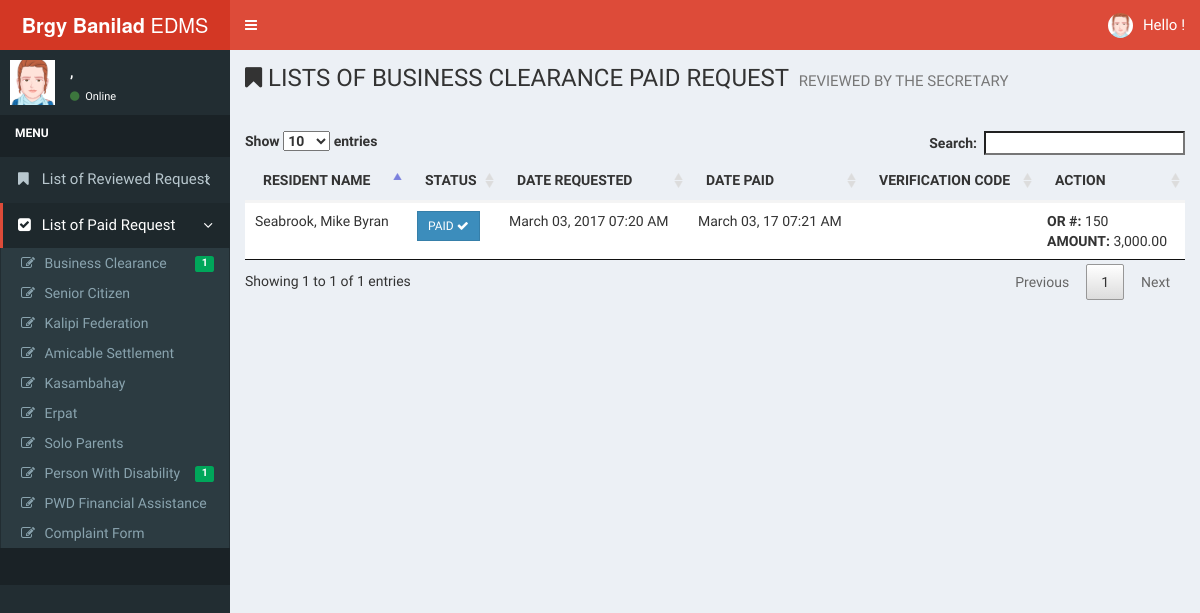
Screenshot of /treasurer_listing/view_paid?form_id=1 (signed in) with the database file from the repository.
### tables this page shows
CREATE TABLE `requests_forms` (
  `requests_forms_id` int(11) NOT NULL,
  `requests_forms_type` varchar(255) NOT NULL,
  `forms_id` int(11) NOT NULL,
  `resident_id` int(11) NOT NULL,
  `request_status` enum('pending','approved','paid','reviewed','cancelled','disapproved') NOT NULL,
  `requests_created` timestamp NOT NULL DEFAULT CURRENT_TIMESTAMP,
  `date_reviewed` timestamp NULL DEFAULT NULL,
  `date_cleared` timestamp NULL DEFAULT NULL,
  `sms_code` varchar(5) DEFAULT NULL,
  `or_number` int(11) DEFAULT NULL,
  `amount` float DEFAULT NULL,
  `date_paid` timestamp NULL DEFAULT NULL,
  `reviewed_by` int(11) DEFAULT NULL
);

CREATE TABLE `users` (
  `user_id` int(11) NOT NULL,
  `user_type` enum('resident','secretary','treasurer','captain') NOT NULL,
  `username` varchar(100) NOT NULL,
  `password` varchar(100) NOT NULL,
  `email_address` varchar(100) NOT NULL,
  `lastname` varchar(100) NOT NULL,
  `firstname` varchar(100) NOT NULL,
  `middlename` varchar(100) DEFAULT NULL,
  `nickname` varchar(50) DEFAULT NULL,
  `home_address` varchar(100) DEFAULT NULL,
  `prov_address` varchar(100) DEFAULT NULL,
  `barangay` varchar(100) DEFAULT NULL,
  `sitio` varchar(100) DEFAULT NULL,
  `municipality` varchar(100) DEFAULT NULL,
  `region` varchar(100) DEFAULT NULL,
  `dateofbirth` date NOT NULL,
  `placeofbirth` varchar(100) DEFAULT NULL,
  `sex` enum('Male','Female') DEFAULT NULL,
  `civil_status` enum('Single','Married','Widower','Separated','Co-habitation','Guardian','Soloparent') DEFAULT NULL,
  `age` int(11) NOT NULL,
  `religion` varchar(100) DEFAULT NULL,
  `citizenship` varchar(100) DEFAULT NULL,
  `telephone_no` varchar(8) DEFAULT NULL,
  `cellphone_no` varchar(11) DEFAULT NULL,
  `educational_attainment` enum('elementarygraduate','elementaryundergraduate','highschoolgraduate','highschoolundergraduate','collegegraduate','collegeundergraduate','postgraduate','Vocational','None') DEFAULT NULL,
  `skills` varchar(100) DEFAULT NULL,
  `other_skills` varchar(100) DEFAULT NULL,
  `hobbies` varchar(100) DEFAULT NULL,
  `talent` varchar(100) DEFAULT NULL,
  `monthly_income` float DEFAULT NULL,
  `occupation` varchar(100) DEFAULT NULL,
  `image_filename` varchar(255) DEFAULT NULL,
  `flag` int(11) DEFAULT '1'
);

### application/core/My_controller.php (called while the page is built, shortened)
<?php
class My_TreasurerFormsListController extends My_Controller {
	protected $form_id;
	public function __construct(){
		$this->load->model('Treasurer/Treasurermodel', 'tre');
		$this->form_id = $this->input->get('form_id') ?: 1;
	}
	public function view_paid(){
	  	$data['items'] 	= $this->tre->get_paid_form($this->form_id);
	  	$data['title'] = strtoupper(form_description($this->form_id)) . ' PAID';
	   	$header_data['page_name'] = 'List of Paid Request';
	  	$this->load->view('Header/mainheader', $header_data);
	    $this->load->view("Treasurer/{$this->view_file}", $data);
	    $this->load->view('Footer/mainfooter');
	}
}

### index.php (called while the page is built, shortened)
<?php
require_once BASEPATH.'core/CodeIgniter.php';

### application/models/Secretary/Secretarymodel.php (called while the page is built, shortened)
<?php
class Secretarymodel extends CI_Model{
	public function getPaid_count($type = false)
	{
		$result = $this->db->select('COUNT(requests_forms_id) AS count, forms_id as type')
				->from('requests_forms')
				->where('request_status', 'paid')
				->group_by('forms_id')
				->get()
				->result_array();
		$data = array_column($result, 'count', 'type');
		return $type ? $data[$type] : $data;
	}
}

### application/helpers/pending_count_helper.php (called while the page is built, shortened)
<?php
if(!function_exists('paid_count')){
	function paid_count($type = false)
	{
		$CI = & get_instance();
		return $CI->sec->getPaid_count($type);
	}
}

### application/models/Treasurer/Treasurermodel.php (called while the page is built, shortened)
<?php
class Treasurermodel extends CI_Model{
	function get_paid_form($form_type_id = false){
	    $this->db->select('*');
	    $this->db->from('requests_forms');
	    	if($form_type_id){
	    		$this->db->where('forms_id',$form_type_id);
	    	}
	    $this->db->join('users','users.user_id = requests_forms.resident_id','left');
	    $this->db->where('request_status','paid');
    	return $this->db->get()->result();
	}
}

### application/views/Treasurer/view_reviewed_request.php (the view, shortened to what this page needs)
<body class="hold-transition skin-red sidebar-mini">
  <div class="wrapper">
    <?php $this->load->view('Treasurer/nav_view'); ?>
    <div class="content-wrapper">
    <section class="content-header">
      <h1>
        <i class="fa fa-bookmark"></i> LISTS OF <?= $title ?>  REQUEST
          <small>REVIEWED BY THE SECRETARY</small>
      </h1>
      <br/><br/>
      <table class="table table-hover">
        <thead>
          <th>RESIDENT NAME</th>
          <th>STATUS</th>
          <th>DATE REQUESTED</th>
          <th>DATE PAID</th>
          <th>VERIFICATION CODE</th>
          <th>ACTION</th>
        </thead>
        <tbody>
          <?php foreach($items  as $row) : ?>
            <tr>
              <td>
                <?php echo $row->lastname.', '. $row->firstname ; ?>
              </td>
              <?php if($row->request_status == 'paid'): ?>
              <td>
                <button type="button" class="btn btn-primary btn-flat btn-sm " style="text-transform: uppercase;">
                  <?php echo $row->request_status; ?> <i class="fa fa-check"></i>
                </button>
              </td>
                <?php endif; ?>
              <td>
                <?php echo date("F d, Y h:i A", strtotime($row->requests_created)); ?>
              </td>
              <?php if ($row->request_status != 'paid'): ?>
              <td></td>
              <?php else: ?>
                 <td>
                 <?= date_create($row->date_paid)->format('F d, y h:i A')  ?>
              </td>
              <?php endif; ?>
              <td>
              </td>
                <?php if($row->request_status == 'paid'): ?>
                  <td>
                    <b>OR #: </b><?= $row->or_number?> <br>
                    <b>AMOUNT: </b><?= number_format($row->amount, 2)?>
                  </td>
                <?php else: ?>
              <td>
                <a href ="" class="btn btn-info btn-flat" data-target="#addpayment" data-toggle="modal" data-pk="<?= $row->requests_forms_id ?>">ADD PAYMENT</a>
              </td>
                <?php endif; ?>
            </tr>
          <?php endforeach; ?>
        </tbody>
      </table>
    </section>
  </div>
</div>

### application/views/Header/mainheader.php (shortened to what this page needs)
<!DOCTYPE html>
<html>
  <head>
      <link rel="stylesheet" href="<?= base_url('assets/bootstrap/css/bootstrap.min.css')?>">
      <link rel="stylesheet" href="<?= base_url('assets/bootstrap/css/style.css')?>">
      <link rel="stylesheet" href="<?= base_url('assets/datatables/dataTables.min.css')?>" rel="stylesheet">
      <link rel="stylesheet" type="text/css" href="<?= base_url('assets/datatables/buttons.dataTables.min.css') ?>">
      <link rel="stylesheet" href="<?= base_url('assets/font-awesome/css/font-awesome.min.css') ?>">
      <link rel="stylesheet" href="<?= base_url('assets/dist/css/AdminLTE.min.css')?>">
      <link rel="stylesheet" href="<?= base_url('assets/dist/css/skins/_all-skins.min.css')?>">
      <link rel="stylesheet" href="<?= base_url('assets/plugins/iCheck/flat/blue.css')?>">
      <link rel="stylesheet" href="<?= base_url('assets/sweetalert/sweetalert.css')?>">
      <link rel="stylesheet" type="text/css" href="<?= base_url('assets/bootstrap/css/bootstrap-datetimepicker.css')?>">
</head>
<body>

### application/views/Treasurer/nav_view.php (shortened to what this page needs)
<header class="main-header">
    <a href="<?= base_url('treasurer_listing/?form_id=1')?>" class="logo">
      <span class="logo-lg"><b>Brgy Banilad </b>EDMS</span>
    </a>
    <nav class="navbar navbar-static-top">
      <a href="#" class="sidebar-toggle" data-toggle="offcanvas" role="button">
      </a>
      <div class="navbar-custom-menu">
        <ul class="nav navbar-nav">
          <li class="dropdown user user-menu">
            <a href="#" class="dropdown-toggle" data-toggle="dropdown">
              <img src="<?= base_url('assets/dist/img/avatar2.png') ?>" class="user-image" alt="User Image">
                <span class="hidden-xs">Hello <?= $this->session->userdata('logged_in')['lastname'] ?>!</span>
            </a>
          </li>
        </ul>
      </div>
    </nav>
</header>
<aside class="main-sidebar">
  <section class="sidebar">
    <div class="user-panel">
      <div class="pull-left image">
        <img src="<?= base_url('assets/dist/img/avatar2.png')?>"  alt="User Image">
      </div>
      <div class="pull-left info">
          <p><?= $this->session->userdata('logged_in')['lastname'].', '.$this->session->userdata('logged_in')['firstname'] ?></p>
          <a href="#"><i class="fa fa-circle text-success"></i> Online</a>
      </div>
    </div>
    <ul class="sidebar-menu">
      <li class="header" style="color:#fff"><label>MENU</label></li>
          <?php $openReviewed = $this->uri->segment(2) === 'index';?>
          <li class="treeview <?= $openReviewed ? 'active' : ''?>">
            <a href="#">
              <i class="fa fa-bookmark " ></i>
              <span>List of Reviewed Request </span>
                <span class="pull-right-container">
              <i class="fa fa-angle-left pull-right"></i>
            </span>
            </a>
          </li>
        <?php $paid = paid_count() ?>
          <?php $types = [
            1=> 'Business Clearance',
            2 => 'Senior Citizen ',
            3=> 'Kalipi Federation',
            4=> 'Amicable Settlement' ,
            5=> 'Kasambahay' ,
            6=> 'Erpat' ,
            7=> 'Solo Parents' ,
            8=> 'Person With Disability' ,
            9=> 'PWD Financial Assistance' ,
            10=> 'Complaint Form'
          ]?>
          <?php $openPaid = $this->uri->segment(2) === 'view_paid';?>
          <li class="treeview <?= $openPaid ? 'active' : ''?>">
            <a href="#">
              <i class="fa fa-check-square"></i>
              <span>List of Paid Request </span>
                <span class="pull-right-container">
              <i class="fa fa-angle-left pull-right"></i>
            </span>
            </a>
            <ul class="treeview-menu <?= $openReviewed ? 'menu-open' : ''?>">
              <?php foreach( $types as $id => $label):?>
                   <li>
                    <a href="<?php echo base_url("treasurer_listing/view_paid?form_id={$id}") ?>">
                      <i class="fa fa-pencil-square-o"></i> <?= $label ?>
                       <?php if(isset($paid[$id])): ?>
                         <span class="pull-right-container">
                          <span class="label label-success pull-right">
                            <?= $paid[$id]?>
                          </span>
                          </span>
                      <?php endif;?>
                    </a>
                </li>
              <?php endforeach;?>
            </ul>
          </li>
              <li class="header"> <br></li>
    </ul>
  </section>
</aside>

### application/views/Footer/mainfooter.php (shortened to what this page needs)
	</body>
</html>

### rows the page displays
requests_forms: resident.lastname "Seabrook", resident.firstname "Mike Byran", request_status "PAID", requests_created "March 03, 2017 07:20 AM", date_paid "March 03, 17 07:21 AM", or_number "150", amount "3,000.00"

### other values shown
$label "Business Clearance"
$paid[$id] "1"
$label "Senior Citizen"
$label "Kalipi Federation"
$label "Amicable Settlement"
$label "Kasambahay"
$label "Erpat"
$label "Solo Parents"
$label "Person With Disability"
$label "PWD Financial Assistance"
$label "Complaint Form"
$title "BUSINESS CLEARANCE PAID"
